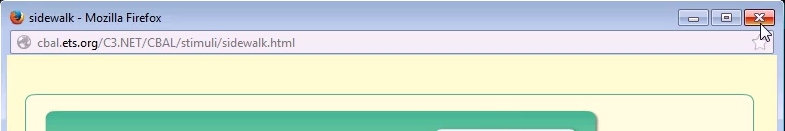
#> input picture simusig.png, 785 x 131 px
$ python colorhist2.py simusig.png   (Python 2 division)
#> lines starting #> are read from the running program, lines starting #| are printed output that depends on the picture
import cv2
import cv2.cv as cv
import numpy as np
import os, sys

os.chdir(os.path.dirname(sys.argv[0]))

if(len(sys.argv)==2):
	f=sys.argv[1]
else:
	print "Usage: colorHist.py imagename.png"
	sys.exit(-1)

img = cv2.imread(f)
#> img is the input picture: shape (131, 785, 3); mean B, G, R 212.9, 223.1, 210.6
h = np.zeros((300,512,3))
levels=256
bins = np.arange(levels).reshape(levels,1)
color = [ (255,0,0),(0,255,0),(0,0,255) ]
for ch, col in enumerate(color):
    hist_item = cv2.calcHist([img],[ch],None,[levels],[10,255])
    cv2.normalize(hist_item,hist_item,0,255,cv2.NORM_MINMAX)
    hist=np.int32(np.around(hist_item))
    pts = np.column_stack((bins*2,300-hist))
    cv2.polylines(h,[pts],False,col)
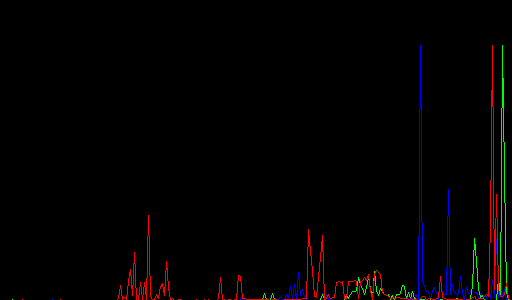
#> h: shape (300, 512, 3) float64; mean B, G, R 1.7, 1.3, 3

#h=np.flipud(h)

cv2.imshow(f,h)
cv2.waitKey(0)
